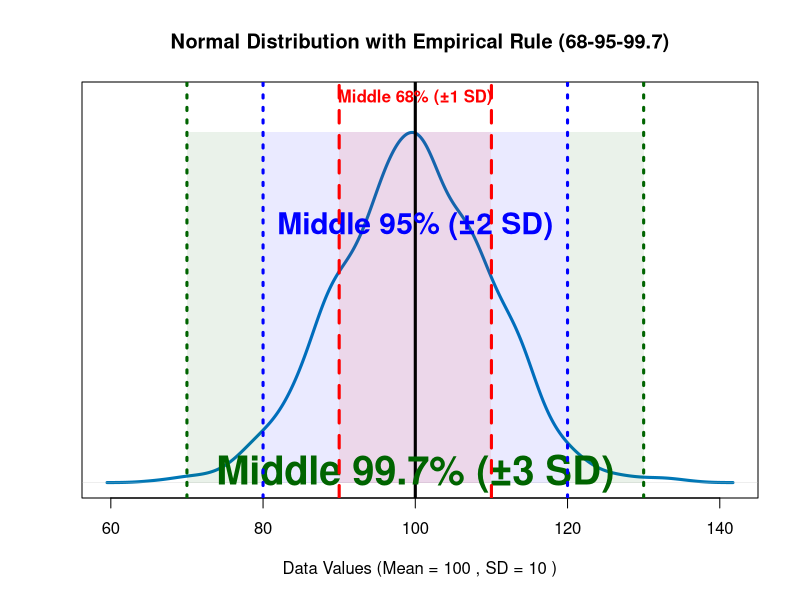

The R script that drew this image:
## ---- chunk 1
knitr::opts_chunk$set(echo = TRUE)
## ---- chunk 2
# ====================================================================
# R SCRIPT: INTRODUCING THE NORMAL DISTRIBUTION
# ====================================================================

# This script demonstrates the visual and statistical elements of the
# Normal (Gaussian) Distribution using base R plotting functions.

# --------------------------------------------------------------------
# 1. SETUP AND PARAMETERS
# --------------------------------------------------------------------

# A Normal Distribution is defined entirely by its Mean and Standard Deviation.
# Let's set the center and spread for our simulated data.
set.seed(42)  # Set seed for reproducible results
NUM_SAMPLES <- 1000
MEAN_MU <- 100 # The center of the distribution
SD_SIGMA <- 10 # The spread of the distribution (CHANGED from 15 to 10)

# Generate 1000 random data points following a normal distribution
normal_data <- rnorm(NUM_SAMPLES, mean = MEAN_MU, sd = SD_SIGMA)

# --------------------------------------------------------------------
# 2. VISUALIZATION: DENSITY CURVE (No Histogram)
# --------------------------------------------------------------------

# Calculate density once to get the curve data and plot boundaries
density_calc <- density(normal_data)

# Create the plot, drawing only the smooth, theoretical density curve (the "bell curve").
plot(density_calc,
     main = "Normal Distribution with Empirical Rule (68-95-99.7)",
     xlab = paste("Data Values (Mean =", MEAN_MU, ", SD =", SD_SIGMA, ")"),
     ylab = "", # Removed Y-axis label
     yaxt = 'n', # Suppressed Y-axis ticks and labels
     col = "#0077b6", # Color of the bell curve line
     lwd = 3,
     ylim = c(0, max(density_calc$y) * 1.1) # Adjust height for labels
)


# --------------------------------------------------------------------
# 3. EMPIRICAL RULE DEMONSTRATION (68-95-99.7)
# --------------------------------------------------------------------
# --- The Empirical Rule (68-95-99.7) ---
# For a Normal Distribution, approximately:
# 68% of the data falls within 1 Standard Deviation (SD) of the Mean.
#   (i.e., between 90 and 110, since 100 +/- 10)
# 95% of the data falls within 2 Standard Deviations (SDs) of the Mean.
#   (i.e., between 80 and 120, since 100 +/- 20)
# 99.7% of the data falls within 3 Standard Deviations (SDs) of the Mean.
#   (i.e., between 70 and 130, since 100 +/- 30)
# ------------------------------------------

# Highlight the middle areas first so lines and text appear on top.
# Maximum density height for shading rectangle, calculated in Section 2.
max_y <- max(density_calc$y)

# --- Define all Standard Deviation Boundaries ---
pos_sd_1 <- MEAN_MU + 1 * SD_SIGMA
neg_sd_1 <- MEAN_MU - 1 * SD_SIGMA
pos_sd_2 <- MEAN_MU + 2 * SD_SIGMA
neg_sd_2 <- MEAN_MU - 2 * SD_SIGMA
pos_sd_3 <- MEAN_MU + 3 * SD_SIGMA
neg_sd_3 <- MEAN_MU - 3 * SD_SIGMA

# --- Shading Layers (Drawn from outside-in) ---
# 99.7% Tail Area (Outside 95%) - Dark Green Transparent
rect(neg_sd_3, 0, neg_sd_2, max_y, col = "#00640015", border = NA) # Left Tail (-3 to -2 SD)
rect(pos_sd_2, 0, pos_sd_3, max_y, col = "#00640015", border = NA) # Right Tail (+2 to +3 SD)

# 95% Area (Middle 95%) - Transparent Blue
rect(neg_sd_2, 0, pos_sd_2, max_y, col = "#0000FF15", border = NA)

# 68% Area (Middle 68%) - Transparent Red (Drawn last to be on top)
rect(neg_sd_1, 0, pos_sd_1, max_y, col = "#FF000015", border = NA)

# Draw the line for the Mean (center) for better orientation
abline(v = MEAN_MU, col = "black", lty = 1, lwd = 3)

# --- Add Centralized Empirical Rule Labels ---

# 68% Label (Highest)
text(x = MEAN_MU, y = 0.045, labels = "Middle 68% (±1 SD)", col = "red", font = 2, cex = 1) 

# 95% Label (Middle)
# Increased cex to visually span from 81 to 119 and adjusted y-position for clearance.
text(x = MEAN_MU, y = 0.030, labels = "Middle 95% (±2 SD)", col = "blue", font = 2, cex = 1.8) 

# 99.7% Label (Lowest)
# Adjusted cex to visually span from 71 to 129 and maintained Y position.
text(x = MEAN_MU, y = 0.001, labels = "Middle 99.7% (±3 SD)", col = "darkgreen", font = 2, cex = 2.4) 


# Define the standard deviation boundaries for the Empirical Rule
sd_points <- c(1, 2, 3)

# Add vertical lines (ablines) for +/- 1, 2, and 3 standard deviations (SDs)
for (i in sd_points) {
  # Calculate the position for the positive and negative SDs
  pos_sd <- MEAN_MU + i * SD_SIGMA
  neg_sd <- MEAN_MU - i * SD_SIGMA

  # Add vertical lines (1 SD is dashed, others are dotted)
  line_type <- ifelse(i == 1, 2, 3)
  
  # Set line color: Red for 1 SD, Blue for 2 SD, Dark Green for 3 SD
  line_color <- ifelse(i == 1, "red", 
                       ifelse(i == 2, "blue", "darkgreen")) # Color changed here
  
  abline(v = pos_sd, col = line_color, lty = line_type, lwd = 3)
  abline(v = neg_sd, col = line_color, lty = line_type, lwd = 3)

  # Text placement logic removed from loop as labels are now centralized above the curve.
}


## ---- chunk 3

